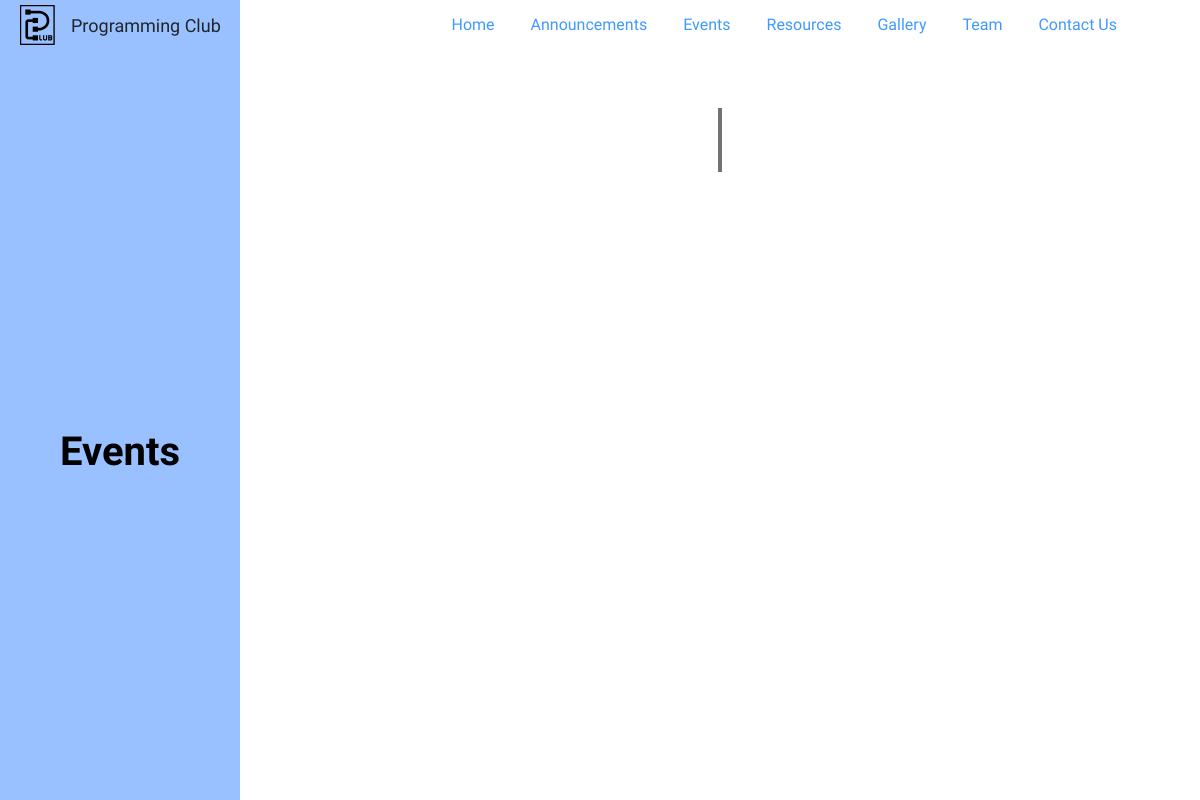
The app's page /get_events/, older data.
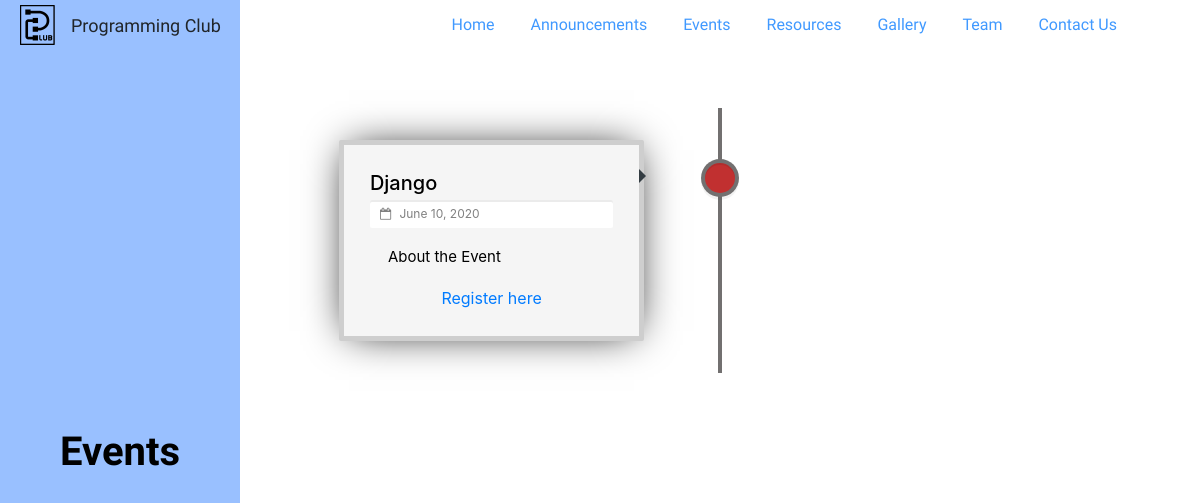
The same page, newer data.
### pclub/models.py (models this page shows, shortened)
class Events(models.Model):
    class Meta:
        verbose_name_plural = 'Events'
    event_date = models.DateField()
    event_name = models.CharField(max_length=200)
    event_info = models.TextField()
    event_poster = models.ImageField(upload_to='static/images/', blank=True)
    event_url = models.URLField(blank=True)

### pclub/views.py (the view)
# urls.py: path('get_events/', views.get_events, name='get_events'),
def get_events(request):
    team = Teams.objects.order_by('designation')
    events = Events.objects.all()
    eventimages = EventGallery.objects.all()
    past_events = Events.objects.filter(Q(event_date__lt=date.today()))
    upcoming_events = Events.objects.filter(Q(event_date__gt=date.today()) | Q(event_date=date.today()))
    event_name = EventGallery.objects.values('event_name').distinct()
    images = []
    for i in event_name:
        img = (EventGallery.objects.filter(event_name=i.get('event_name')))
        if len(img) != 0:
            images.append(img)
    return render(request, 'pclub/events.html',
                  context={"past_events": past_events, "upcoming_events": upcoming_events, "team": team,
                           "images": images, "eventimages": eventimages})

### pclub/templates/pclub/events.html (shortened to what this page needs)
{% load static %}
<!DOCTYPE html>
<html lang="en">
<head>
    <link rel="stylesheet" href="https://stackpath.bootstrapcdn.com/bootstrap/4.5.0/css/bootstrap.min.css"
>
    <link rel="stylesheet" href="https://stackpath.bootstrapcdn.com/font-awesome/4.7.0/css/font-awesome.min.css">
</head>
<body>
<section id="nav-bar">
    <nav class="navbar navbar-expand-lg navbar-light ">
        <a class="navbar-brand" href="../"><img src="{% static 'img/Black_T1.png' %}"></a>
        <div class="collapse navbar-collapse" id="navbarNav">
            <ul class="navbar-nav mr-auto" style="font-family: 'Nanum Gothic Coding';font-size: large">
                Programming Club
            </ul>
            <ul class="navbar-nav ml-auto" style="padding-right: 65px">
                <li class="nav-item">
                    <a class="nav-link" href="../">Home </a>
                </li>
                <li class="nav-item">
                    <a class="nav-link" href="../#announce">Announcements</a>
                </li>
                <li class="nav-item">
                    <a class="nav-link" href="../get_events">Events</a>
                </li>
                <li class="nav-item">
                    <a class="nav-link" href="../get_resources">Resources</a>
                </li>
                <li class="nav-item">
                    <a class="nav-link" href="../#gallery">Gallery</a>
                </li>
                <li class="nav-item">
                    <a class="nav-link" href="../#team">Team</a>
                </li>
                <li class="nav-item">
                    <a class="nav-link" href="../#contact">Contact Us</a>
                </li>
            </ul>
        </div>
    </nav>
</section>
<div class="left" style="background-color: #99C0FF;">
    <div class="center" style="color: black;">
        <p style="font-size: 250%">Events</p>
    </div>
</div>
<div class="right" style="background-color: #ffffff">
    <section id="cd-timeline" class="cd-container">
        {% for i in past_events %}
            <div class="cd-timeline-block">
                <div class="cd-timeline-img cd-picture" style="background-color: #c13030">
                </div>
                <div class="cd-timeline-content">
                    <h2>{{ i.event_name }}</h2>
                    <div class="timeline-content-info">
                        <span class="timeline-content-info-date">
            <i class="fa fa-calendar-o" aria-hidden="true"></i>
                            {% if i.event_date %}
                                {{ i.event_date }}
                            {% else %}
                                TBA
                            {% endif %}
          </span>
                    </div>
                    <button class="collapsible">About the Event</button>
                    <div class="text-center">
                        <a href="{{ i.event_url }}">Register here </a>
                    </div>
                </div>
            </div>
        {% endfor %}
    </section>
</div>
</body>
</html>

Row changes from the older to the newer data that the page shows:
added Events: event_name "Django", event_date "June 10, 2020"
